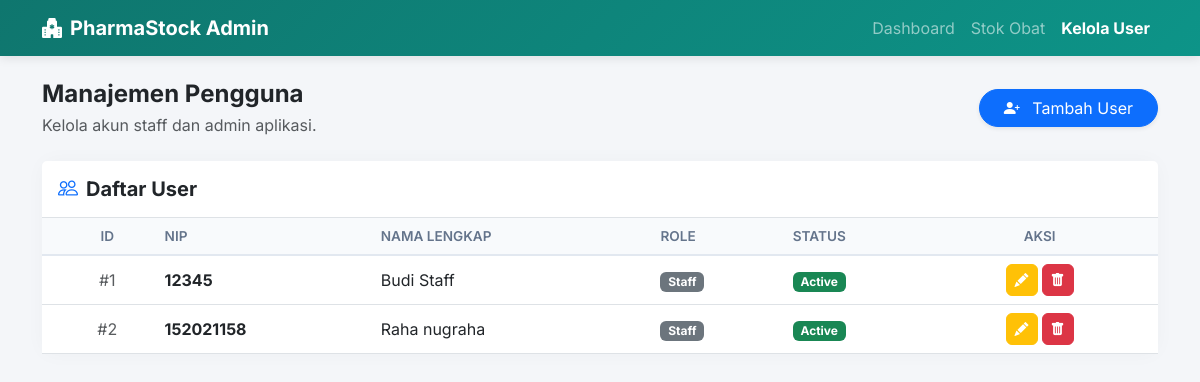
Screenshot of /pharmastock_admin/users.php with the database file from the repository.
### tables this page shows
CREATE TABLE `users` (
  `id` int NOT NULL,
  `nip` varchar(20) NOT NULL,
  `name` varchar(100) NOT NULL,
  `password` varchar(255) NOT NULL,
  `role` enum('admin','staff') DEFAULT 'staff',
  `status` enum('active','inactive') DEFAULT 'active'
);

### pharmastock_admin/users.php (the view, shortened to what this page needs)
<?php
include 'koneksi.php';
?>
<!DOCTYPE html>
<html lang="id">
<head>
    <link href="https://cdn.jsdelivr.net/npm/bootstrap@5.3.0/dist/css/bootstrap.min.css" rel="stylesheet">
    <link rel="stylesheet" href="https://cdn.jsdelivr.net/npm/bootstrap-icons@1.11.1/font/bootstrap-icons.css">
</head>
<body>
    <nav class="navbar navbar-dark navbar-expand-lg mb-4 sticky-top">
        <div class="container">
            <a class="navbar-brand fw-bold d-flex align-items-center gap-2" href="index.php">
                <i class="bi bi-hospital-fill"></i> PharmaStock Admin
            </a>
            <div class="collapse navbar-collapse" id="navbarNav">
                <ul class="navbar-nav ms-auto">
                    <li class="nav-item"><a href="index.php" class="nav-link">Dashboard</a></li>
                    <li class="nav-item"><a href="stok_obat.php" class="nav-link">Stok Obat</a></li>
                    <li class="nav-item"><a href="users.php" class="nav-link active fw-bold">Kelola User</a></li>
                </ul>
            </div>
        </div>
    </nav>
    <div class="container pb-5">
        <div class="d-flex justify-content-between align-items-center mb-4">
            <div>
                <h4 class="fw-bold text-dark mb-1">Manajemen Pengguna</h4>
                <p class="text-muted mb-0">Kelola akun staff dan admin aplikasi.</p>
            </div>
            <button class="btn btn-primary shadow-sm rounded-pill px-4" data-bs-toggle="modal" data-bs-target="#modalAddUser">
                <i class="bi bi-person-plus-fill me-2"></i> Tambah User
            </button>
        </div>
        <div class="card main-card bg-white">
            <div class="card-header bg-white py-3 border-bottom">
                <h5 class="mb-0 fw-bold text-dark"><i class="bi bi-people me-2 text-primary"></i>Daftar User</h5>
            </div>
            <div class="card-body p-0">
                <div class="table-responsive">
                    <table class="table table-hover align-middle mb-0">
                        <thead>
                            <tr>
                                <th class="ps-4 text-center">ID</th>
                                <th>NIP</th>
                                <th>Nama Lengkap</th>
                                <th>Role</th>
                                <th>Status</th>
                                <th class="text-center pe-4">Aksi</th>
                            </tr>
                        </thead>
                        <tbody>
                            <?php
                            $query = "SELECT * FROM users ORDER BY id ASC";
                            $result = mysqli_query($con, $query);
                            if (mysqli_num_rows($result) > 0) {
                                while ($row = mysqli_fetch_assoc($result)) {
                                    $roleBadge = ($row['role'] == 'admin') ? 'bg-primary' : 'bg-secondary';
                                    $statusBadge = ($row['status'] == 'active') ? 'bg-success' : 'bg-danger';
                            ?>
                            <tr>
                                <td class="ps-4 text-center text-muted">#<?= $row['id'] ?></td>
                                <td class="fw-bold"><?= $row['nip'] ?></td>
                                <td><?= $row['name'] ?></td>
                                <td><span class="badge <?= $roleBadge ?>"><?= ucfirst($row['role']) ?></span></td>
                                <td><span class="badge <?= $statusBadge ?>"><?= ucfirst($row['status']) ?></span></td>
                                <td class="text-center pe-4">
                                    <div class="d-flex gap-1 justify-content-center">
                                        <button class="btn btn-sm btn-warning btn-action text-white btn-edit-user"
                                                data-bs-toggle="modal" data-bs-target="#modalEditUser"
                                                data-id="<?= $row['id'] ?>"
                                                data-nip="<?= $row['nip'] ?>"
                                                data-name="<?= $row['name'] ?>"
                                                data-password="<?= $row['password'] ?>"
                                                data-role="<?= $row['role'] ?>"
                                                data-status="<?= $row['status'] ?>">
                                            <i class="bi bi-pencil-fill"></i>
                                        </button>
                                        <form method="POST" onsubmit="return confirm('Yakin hapus user ini?');">
                                            <button type="submit" name="delete_user" class="btn btn-sm btn-danger btn-action">
                                                <i class="bi bi-trash-fill"></i>
                                            </button>
                                        </form>
                                    </div>
                                </td>
                            </tr>
                            <?php
                                }
                            } else {
                                echo "<tr><td colspan='6' class='text-center py-5 text-muted'>Belum ada data user.</td></tr>";
                            }
                            ?>
                        </tbody>
                    </table>
                </div>
            </div>
        </div>
    </div>
</body>
</html>

### pharmastock_admin/users.php (style rules this page uses)
body { font-family: 'Inter', sans-serif; background-color: #f4f6f9; }
.navbar { background: linear-gradient(135deg, #0f766e 0%, #0d9488 100%); box-shadow: 0 2px 10px rgba(0,0,0,0.1); }
.main-card { border: none; border-radius: 12px; box-shadow: 0 0 20px rgba(0,0,0,0.03); }
.table thead th { background-color: #f8fafc; color: #64748b; font-weight: 600; text-transform: uppercase; font-size: 0.85rem; border-bottom: 2px solid #e2e8f0; }
.btn-action { width: 32px; height: 32px; padding: 0; display: inline-flex; align-items: center; justify-content: center; border-radius: 6px; }

### rows the page displays
users: id "1", nip "12345", name "Budi Staff", role "Staff", status "Active"
users: id "2", nip "152021158", name "Raha nugraha", role "Staff", status "Active"
